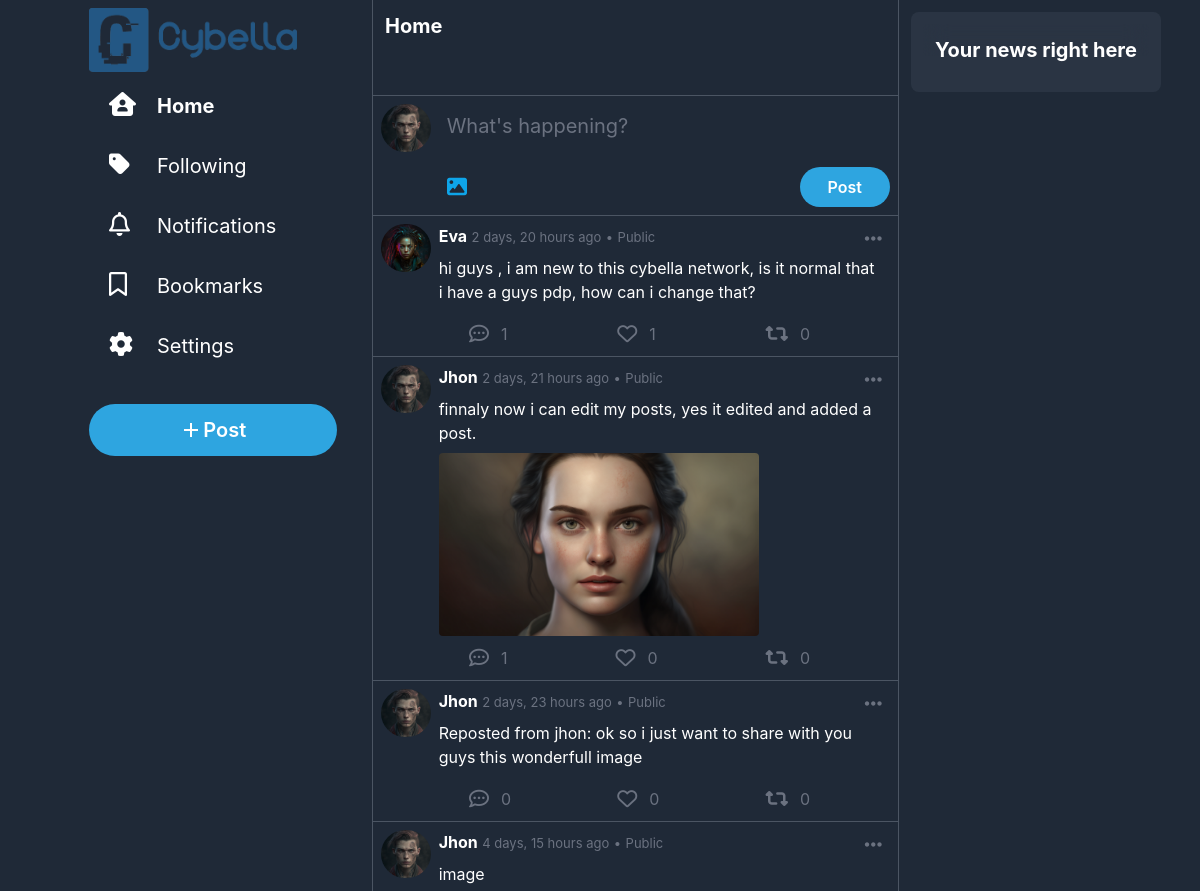
The app's page / (upper part), older data.
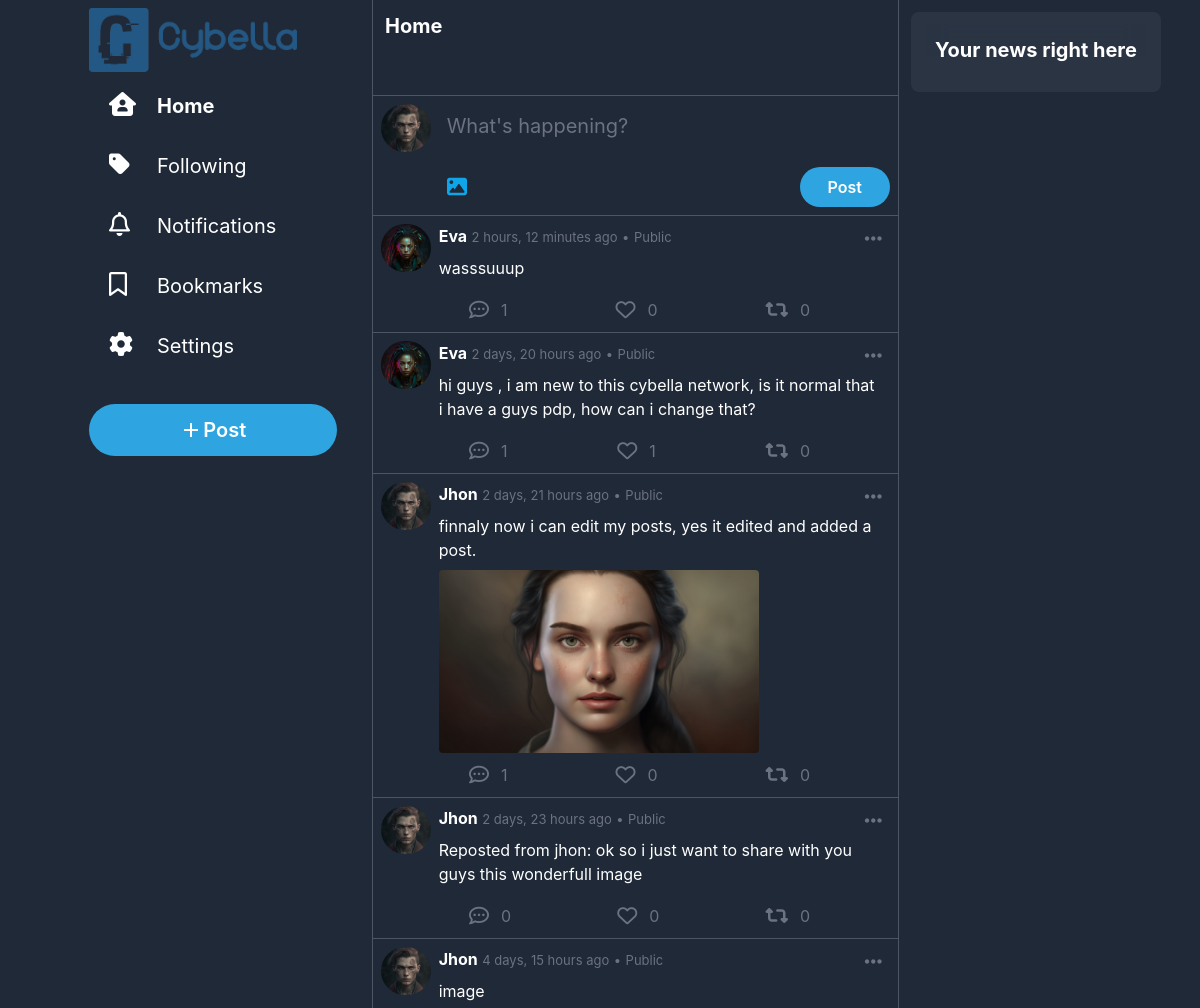
The same page, newer data.
### network/models.py (models this page shows, shortened)
class Post(models.Model):
    user = models.ForeignKey(User, on_delete=models.CASCADE, related_name="posts")
    content = models.CharField(max_length=500)
    timestamp = models.DateTimeField(auto_now_add=True)
    likes = models.ManyToManyField(User, blank=True, related_name="liked_posts")
    images = models.ImageField(upload_to="network/images/posts", blank=True, null=True)
    repost = models.ForeignKey("self", on_delete=models.CASCADE, blank=True, null=True, related_name="reposts")
    parent_post = models.ForeignKey("self", on_delete=models.CASCADE, blank=True, null=True, related_name="comments")

class User(AbstractUser):
    picture = models.ImageField(upload_to="network/images/profile_pictures", blank=True, null=True, default="network/images/profile_pictures/default.png")
    followers = models.ManyToManyField("self", symmetrical=False, blank=True, related_name="following")
    bookmarks = models.ManyToManyField("Post", blank=True, related_name="bookmarked_by")
    bio = models.TextField(blank=True)
    def __str__(self):
        return f"{self.username}"

### network/views.py (the view)
# urls.py: path("", views.all_posts, name="index"),
def all_posts(request):
    if request.method == "POST":
        if request.user.is_authenticated:
            return new_post(request)
        else:
            return HttpResponseRedirect(reverse("login"))
    posts_list = Post.objects.order_by("-timestamp").all().filter(parent_post=None)
    paginator = Paginator(posts_list, 10)
    page = request.GET.get('page')
    posts = paginator.get_page(page)
    return render(request, "network/all_posts.html", {
        "posts": posts
    })

### network/templates/network/all_posts.html (shortened to what the changed rows need)
{% extends "network/layout.html" %}
{% load static %}
{% load custom_filters %}
{% block body %}
    {%for post in posts%}
        <div id="post{{post.id}}" class="w-full mx-auto bg-gray-800 pb-1 p-2 text-white border-b border-gray-600 hover:cursor-pointer hover:bg-slate-800">
            <div onclick="window.location.href='{% url 'post' post_id=post.id %}'" class="flex ">
                <a href="{% url 'profile' username=post.user %}" class="w-14 h-12 rounded-full mr-2"><img class="w-14 h-12 rounded-full mr-2" src="{{post.user.picture.url}}" alt="user Avatar"></a>
                <div class="w-full">
                    <div class="flex justify-between">
                        <div>
                            <span class="font-bold hover:underline"><a href="{% url 'profile' username=post.user %}">{{post.user|title}}</a></span>
                            <span class="text-gray-500 text-[13px]">{{post.timestamp|timesince}} ago</span>
                            <span class="text-gray-500 text-[13px]">•</span>
                            <span class="text-gray-500 text-[13px]">Public</span>
                        </div>
                        <div onclick="event.stopPropagation(); showOptions(this)"  class="relative hover:cursor-pointer rounded-full hover:bg-blue-600 hover:bg-opacity-20 px-2 py-1">
                            <i class="fa-solid fa-ellipsis-h text-xl text-gray-500  hover:text-blue-400"></i>
                        </div>
                    </div>
                    <div class="text-md w-full pl-0 pt-0 p-2  ">{{post.content}}</div>
                    {% if post.images %}
                        <div id="images-container" class="">
                            <img class="max-w-xs max-h-xs rounded" src="{{post.images.url}}" alt="post image">
                        </div>
                    {%endif%}
                </div>
            </div>
            <div class="flex justify-between mt-1 mx-20 text-gray-500">
                <div onclick="openCommentBox('{{post.user|title}}','{{post.timestamp|timesince}}','{{post.content}}','{{post.user.picture.url}}','{{post.id}}')" class="flex hover:text-blue-400 hover:cursor-pointer"><i class="fa-regular fa-comment-dots text-xl rounded-full hover:bg-blue-400 hover:bg-opacity-20 p-2 "></i><span class="mt-1.5 ml-1">{{post.comments.all.count}}</span></div>
                {% if user not in post.likes.all%}
                    <div id="like" onclick="like(this,{{post.id}})" class="flex hover:text-rose-400 hover:cursor-pointer"><i class="fa-regular fa-heart text-xl rounded-full hover:bg-rose-400 hover:bg-opacity-20 p-2"></i><span class="mt-1.5 ml-1">{{post.likes.count}}</span></div>
                {%else%}
                    <div id="like" onclick="like(this,{{post.id}})" class="flex hover:text-rose-400 hover:cursor-pointer text-rose-400"><i class="fa-solid fa-heart text-xl rounded-full hover:bg-rose-400 hover:bg-opacity-20 p-2"></i><span class="mt-1.5 ml-1">{{post.likes.count}}</span></div>
                {%endif%}
                {% if not user.is_authenticated or not post|is_reposted_by_user:user%}
                    <div id="repost" onclick="repost(this,{{post.id}})" class="flex hover:text-emerald-500 hover:cursor-pointer"><i class="fa-solid fa-retweet text-xl rounded-full hover:bg-emerald-500 hover:bg-opacity-20 p-2"></i><span class="mt-1.5 ml-1">{{post.reposts.count}}</span></div>
                {%else%}
                    <div id="repost" onclick="repost(this,{{post.id}})" class="flex text-emerald-500 hover:text-emerald-500 hover:cursor-pointer"><i class="fa-solid fa-retweet text-xl rounded-full hover:bg-emerald-500 hover:bg-opacity-20 p-2"></i><span class="mt-1.5 ml-1">{{post.reposts.count}}</span></div>
                {%endif%}
            </div>
        </div>
    {%endfor%}
{% endblock %}

Row changes from the older to the newer data that the page shows:
added Post: user.picture (picture), user "Eva", timestamp "2 hours, 12 minutes", content "wasssuuup", comments.all.count "1", likes.count "0", reposts.count "0"
